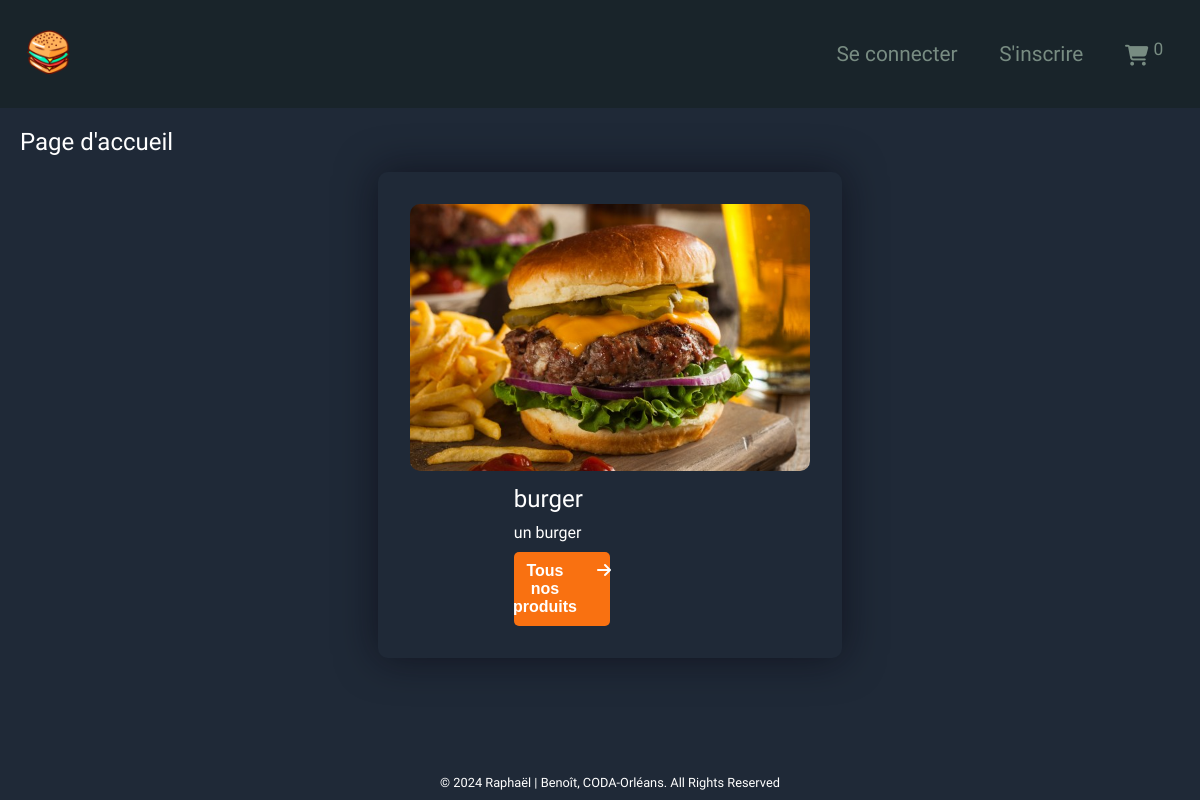
Before: / with the older database file.
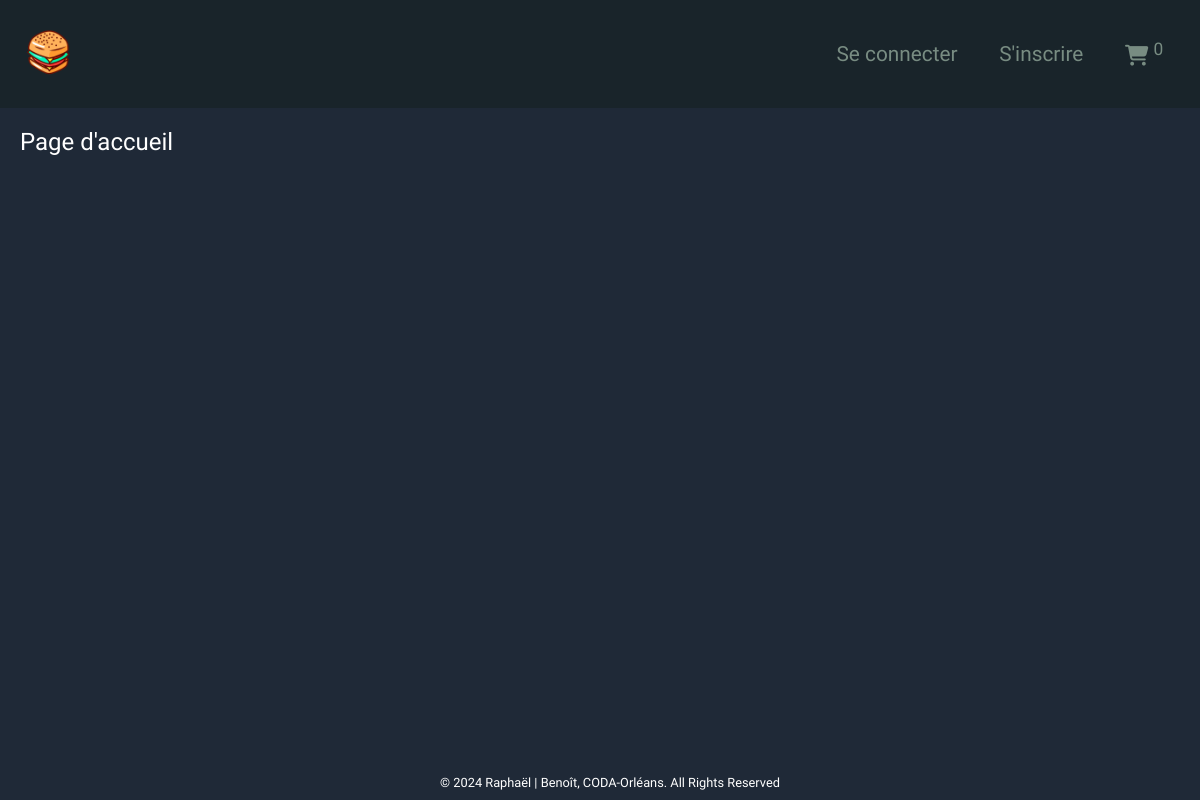
After: the same page with the newer database file.
### tables this page shows
CREATE TABLE `categories` (
  `id` int(11) NOT NULL,
  `name` varchar(100) NOT NULL,
  `description` varchar(255) NOT NULL,
  `is_hidden` tinyint(1) DEFAULT '0'
);

### public/index.php (called while the page is built, shortened)
<?php
require '../src/views/layout.php';

### src/controllers/homepage_controller.php (called while the page is built)
<?php
$managerCategories = new CategoryManager($bdd, 'categories');
$categories = $managerCategories->getAll();
require '../src/views/homepage.php';

### src/classes/managers/Manager.class.php (called while the page is built, shortened)
<?php
abstract class Manager
{
    protected PDO $bdd;
    protected string $table;
    public function __construct(PDO $database_connection, string $table)
    {
        $this->bdd = $database_connection;
        $this->table = $table;
    }
    public function getAll(): array|null
    {
        $query = "SELECT * FROM " . $this->table;
        $response = $this->bdd->query($query);
        return $response->fetchAll();
    }
}

### src/views/homepage.php (the view, shortened to what this page needs)
<h3>Page d'accueil</h3>
<div class="container">
    <?php foreach ($categories as $category): ?>
        <div class="card">
            <div class="card-header">
                <img src="./assets/burgers/burger_1.jpg" alt="burger_1">
            </div>
            <div class="card-body">
                <h3>
                    <?= $category['name'] ?>
                </h3>
                <p>
                    <?= $category['description'] ?>
                </p>
                <button class="other-products"
                    onclick="window.location.href='?page=show_products&category_id=<?= $category['id'] ?>'">Tous nos
                    produits<i class="fa-solid fa-arrow-right"></i></button>
            </div>
        </div>
    <?php endforeach; ?>
</div>

### src/views/layout.php (shortened to what this page needs)
<!DOCTYPE html>
<html lang="en">
<head>
    <link rel="stylesheet" href="../src/styles/style.css">
    <link rel="stylesheet" href="https://cdnjs.cloudflare.com/ajax/libs/toastr.js/latest/toastr.min.css">
    <link rel="stylesheet" href="https://cdnjs.cloudflare.com/ajax/libs/font-awesome/6.5.1/css/all.min.css"
 />
    <link rel="stylesheet" href="https://cdnjs.cloudflare.com/ajax/libs/select2/4.0.13/css/select2.min.css"
 />
</head>
<body>
    <header>
        <nav>
            <a href="?page=homepage"><img src="./assets/favicon.ico"></a>
            <ul class="nav-menu">
                <?php if (isset($_SESSION['logged']) && $_SESSION['logged'] === true): ?>
                    <?php if (isset($_SESSION['is_admin']) && $_SESSION['is_admin'] === true): ?>
                        <li class="dropdown-main"><a href="?page=admin">Administration<i class="fa-solid fa-caret-down"></i></a>
                            <ul class="dropdown-menu">
                                <li><a href="?page=admin&action=deliver" class="nav-links">Mes commandes à livrer</a></li>
                                <li><a href="?page=admin&action=commands" class="nav-links">Toutes mes commandes</a></li>
                                <li><a href="?page=admin&action=turnover" class="nav-links">Chiffres d'affaire</a></li>
                                <li><a href="?page=admin&action=bestseller" class="nav-links">Meilleures ventes</a></li>
                                <li><a href="?page=admin&action=categories" class="nav-links">Catégories</a></li>
                                <li><a href="?page=admin&action=products" class="nav-links">Produits</a></li>
                                <li><a href="?page=admin&action=food" class="nav-links">Aliments</a></li>
                                <li><a href="?page=admin&action=messages" class="nav-links">Messages</a></li>
                            </ul>
                        </li>
                    <?php endif; ?>
                    <li class="dropdown-main"><a href="?page=profile" class="nav-links">
                            <?= isset($_SESSION['name']) ? $_SESSION['name'] : 'Anonymous' ?><i
                                class="fa-solid fa-caret-down"></i>
                        </a>
                        <ul class="dropdown-menu">
                            <li><a href="?page=profile&action=profile" class="nav-links">Profil</a></li>
                            <li><a href="?page=profile&action=commands" class="nav-links">Commandes</a></li>
                            <li><a href="?page=disconnect" class="nav-links">Se déconnecter</a></li>
                        </ul>
                    </li>
                    <li><a href="?page=contact" class="nav-links">Contactez-nous</a></li>
                    <li><a href="?page=cart" class="nav-links"><i class="fa-solid fa-cart-shopping"></i></a></li>
                    <div class="burger-menu">
                        <a href="javascript:void(0);" class="icon" onclick="myFunction()">
                            <i class="fa-solid fa-bars" id="burger-icon"></i>
                        </a>
                    </div>
                <?php else: ?>
                    <li><a href="?page=login" class="nav-links not-logged">Se connecter</a></li>
                    <li><a href="?page=register" class="nav-links not-logged">S'inscrire</a></li>
                    <li><a href="?page=cart" class="nav-links"><i class="fa-solid fa-cart-shopping"></i>
                            <sup class="commands">0</sup>
                        </a></li>
                <?php endif; ?>
            </ul>
        </nav>
    </header>
    <main>
        <?php require '../src/controllers/' . $route . '_controller.php'; ?>
    </main>
    <footer>
        <div id="footer-container">
            <p id="copyrights">© 2024 Raphaël | Benoît, CODA-Orléans. All Rights Reserved</p>
        </div>
    </footer>
</body>
</html>

### src/styles/style.css (style rules this page uses)
:root { font-family: "Work Sans", sans-serif; }
* { margin: 0; padding: 0; color: #FFF; }
body { background-color: #1f2937; }
main { margin: 20px 0 0 20px; }
#copyrights { font-size: 0.8em; font-weight: 400; font-synthesis: none; text-rendering: optimizeLegibility; -webkit-font-smoothing: antialiased; -moz-osx-font-smoothing: grayscale; text-align: center; margin-top: 1em; }
footer { background-color: #1f2937; position: fixed; bottom: 0; width: 100%; padding: 10px; text-align: center; }
nav { display: flex; justify-content: space-between; align-items: center; padding: 1.5em 1em; background-color: #19242a; }
nav img { margin-left: 5px; height: 3.5em; cursor: pointer; transition: 0.5s; }
nav>ul { list-style-type: none; display: flex; justify-content: flex-end; align-items: center; }
nav li { display: inline-block; margin: 0 1em; font-size: 1.3em; list-style-type: none; font-weight: 400; font-synthesis: none; }
nav a, nav i, sup { text-decoration: none; color: #788c82; transition: 0.5s; }
h3 { font-size: 1.5em; font-weight: 400; font-synthesis: none; text-rendering: optimizeLegibility; -webkit-font-smoothing: antialiased; -moz-osx-font-smoothing: grayscale; }
button { border: none; outline: none; cursor: pointer; }
.container { display: flex; justify-content: center; gap: 10px; flex-wrap: wrap; }
.card { background-color: #1f2937; border-radius: 10px; box-shadow: 0 0 40px rgba(8, 7, 16, 0.6); padding: 2rem; width: 25em; margin: 1rem; display: flex; flex-direction: column; justify-content: center; align-items: center; }
.card img { width: 100%; border-radius: 10px; }
.card-header { text-align: center; }
.card-body { padding-top: 10px; display: flex; flex-direction: column; gap: 10px; }
.other-products { display: flex; padding: 10px; border-radius: 5px; width: 50%; background-color: #f97111; font-size: 1em; justify-content: center; transition: 0.5s; font-weight: 600; }
.other-products i { margin-left: 20px; transition: 0.5s; }

Changed rows visible on the page:
removed categories: name "burger", description "un burger"
